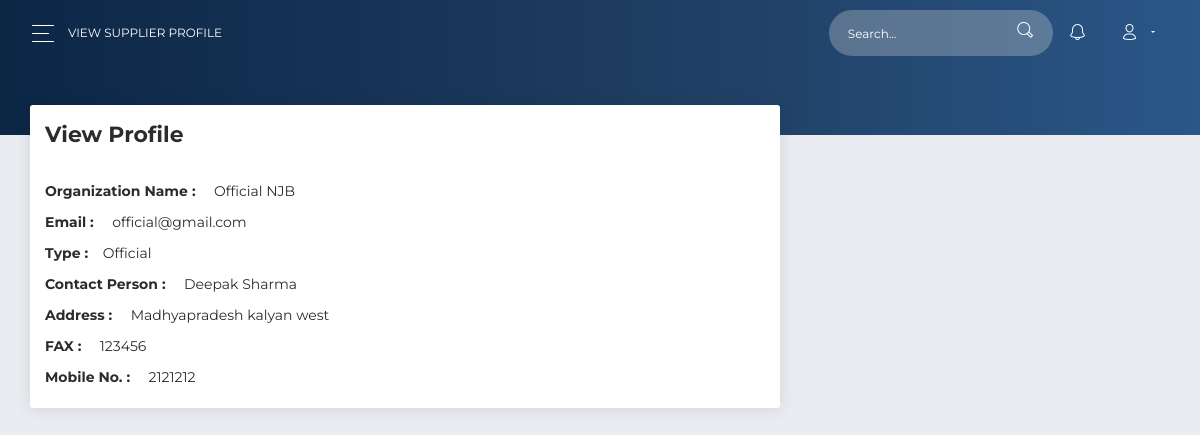
Page /view.php (signed in) on the committed database.
### tables this page shows
CREATE TABLE `supplier` (
  `sid` int(11) NOT NULL,
  `org` varchar(1000) NOT NULL,
  `type` varchar(255) NOT NULL,
  `address` varchar(10000) NOT NULL,
  `email` varchar(255) NOT NULL,
  `fax` bigint(100) NOT NULL,
  `license` varchar(255) NOT NULL,
  `aadhaar` varchar(255) NOT NULL,
  `phone` bigint(100) NOT NULL,
  `contactp` varchar(255) NOT NULL,
  `password` varchar(255) NOT NULL,
  `file` varchar(255) NOT NULL,
  `token` varchar(255) NOT NULL,
  `status` varchar(255) NOT NULL,
  `created` timestamp NOT NULL DEFAULT CURRENT_TIMESTAMP ON UPDATE CURRENT_TIMESTAMP,
  `updated` timestamp NOT NULL DEFAULT '0000-00-00 00:00:00'
);

### view.php (the view, shortened to what this page needs)
<?php
include_once 'config/database.php';
if (isset($_SESSION['user'])) {
$user=$_SESSION['user'];
$result = mysqli_query($conn,"SELECT * FROM supplier where email='$user'");
 $row = mysqli_fetch_assoc($result);
 $user_status=$row['status'];
 if($user_status=='Active')
 {
 $org=$row['org'];
 $email=$row['email'];
 $type=$row['type'];
 $contactp=$row['contactp'];
 $address=$row['address'];
 $fax=$row['fax'];
 $phone=$row['phone'];
  ?>
<!DOCTYPE html>
<html lang="en">
<head>
  <link rel="stylesheet" href="https://use.fontawesome.com/releases/v5.7.1/css/all.css">
  <link href="assets/css/bootstrap.min.css" rel="stylesheet" />
  <link href="assets/css/now-ui-dashboard.css?v=1.5.0" rel="stylesheet" />
  <link href="assets/demo/demo.css" rel="stylesheet" />
</head>
<body class="user-profile">
  <div class="wrapper ">
    <div class="main-panel" id="main-panel">
      <nav class="navbar navbar-expand-lg navbar-transparent  bg-primary  navbar-absolute">
        <div class="container-fluid">
          <div class="navbar-wrapper">
            <div class="navbar-toggle">
              <button type="button" class="navbar-toggler">
                <span class="navbar-toggler-bar bar1"></span>
                <span class="navbar-toggler-bar bar2"></span>
                <span class="navbar-toggler-bar bar3"></span>
              </button>
            </div>
            <a class="navbar-brand" href="#pablo">View Supplier Profile</a>
          </div>
          <?php include('action.php');?>
        </div>
      </nav>
      <div class="panel-header panel-header-sm">
      </div>
      <div class="content">
        <div class="row">
          <div class="col-md-8">
            <div class="card">
              <div class="card-header">
                <h5 class="title">View Profile</h5>
              </div>
              <div class="card-body">
                <form>
                  <div class="row">
				  <div class="col-md-5 pr-1">
                      <div class="form-group">
                    <span class="txt1 p-b-11">
						<b>Organization Name :</b> &nbsp; &nbsp; <?php echo "$org"; ?>
					</span>
                    </div>
                      <div class="form-group">
                      <span class="txt1 p-b-11">
						<b>Email :</b> &nbsp; &nbsp; <?php echo "$email"; ?>
					</span>
              </div>
                    <div class="form-group">
                      <span class="txt1 p-b-11">
						<b>Type :</b> &nbsp; &nbsp;<?php echo "$type"; ?>
					</span>
              </div>
                    <div class="form-group">
                      <span class="txt1 p-b-11">
						<b>Contact Person :</b>  &nbsp; &nbsp; <?php echo "$contactp"; ?>
					</span>
              </div>
			  <div class="form-group">
                      <span class="txt1 p-b-11">
						<b>Address :</b> &nbsp; &nbsp; <?php echo "$address"; ?></br>
					</span>
              </div>
			  <div class="form-group">
                      <span class="txt1 p-b-11">
						<b>FAX :</b>  &nbsp; &nbsp; <?php echo "$fax"; ?>
					</span>
              </div>
			  <div class="form-group">
                      <span class="txt1 p-b-11">
						<b>Mobile No. :</b>  &nbsp; &nbsp; <?php echo "$phone"; ?>
					</span>
              </div>
                </form>
              </div>
            </div>
          </div>
</body>
</html>
<?php
}
}else
{
header("location: ./login.php");
}?>

### rows in the picture
supplier: org "Official NJB", email "official@gmail.com", type "Official", contactp "Deepak Sharma", address "Madhyapradesh kalyan west", fax "123456", phone "2121212"
